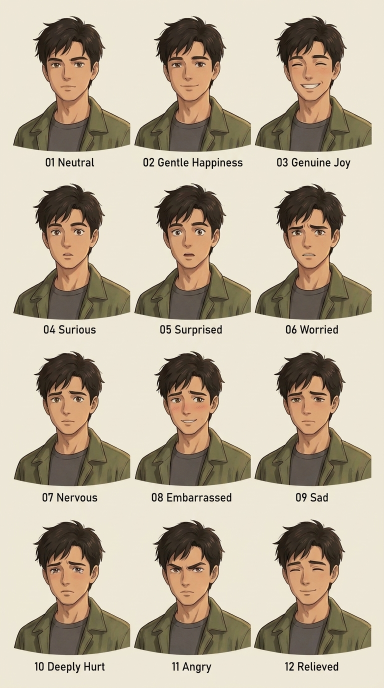
#> input picture Flow Images/Agus/Agus_character_expression_sheet_20261004163248.jpg, 768 x 1376 px, found by its file name (shown at 1/2 size); its folder holds only this picture in this run
$ python process_flow_assets.py
#> lines starting #> are read from the running program, lines starting #| are printed output that depends on the picture; after the words box and inside, x2 and y2 are one past the last pixel; in counts of white or black regions, pixels touching at a corner belong together
#> in main, im is the input picture: PIL image 768x1376 RGB; mean R, G, B 187.8, 175.5, 156
import os
import json
import cv2
import numpy as np
from PIL import Image

EXPR_NAMES = [
    'neutral',
    'gentle_happiness',
    'genuine_joy',
    'curious',
    'surprised',
    'worried',
    'nervous',
    'embarrassed',
    'sad',
    'deeply_hurt',
    'angry_frustrated',
    'relieved'
]

POSE_NAMES = [
    'relaxed_standing',
    'hands_in_pockets',
    'arms_folded',
    'hand_near_chest',
    'looking_away',
    'looking_down',
    'walking_forward',
    'pausing_mid_walk',
    'reaching_out',
    'hand_on_surface',
    'sitting',
    'supportive_leaning_in'
]

CANONICAL_HEIGHTS = {
    'nana': 1180,
    'agus': 1280,
    'kaka': 1240,
    'raka': 1270,
    'dita': 1160,
    'fikri': 1280,
    'maya': 1200,
    'bimo': 1290,
    'ibu': 1150,
    'ayah': 1300
}

flow_dir = 'Flow Images'
base_out = 'public/assets/characters/flow_processed'
os.makedirs(base_out, exist_ok=True)
os.makedirs('docs', exist_ok=True)

def get_grid_cells_3x4(img):
    W, H = img.size
    cell_w = W / 4.0
    cell_h = H / 3.0
    cells = []
    for r in range(3):
        for c in range(4):
            x1 = int(c * cell_w)
            y1 = int(r * cell_h)
            x2 = int((c + 1) * cell_w)
            y2 = int((r + 1) * cell_h)
            cells.append(img.crop((x1, y1, x2, y2)))
    return cells

def get_grid_cells_4x3(img):
    W, H = img.size
#> W = 768; H = 1376
    cell_w = W / 3.0
#> cell_w = 256
    cell_h = H / 4.0
#> cell_h = 344
    cells = []
    for r in range(4):
        for c in range(3):
            x1 = int(c * cell_w)
            y1 = int(r * cell_h)
            x2 = int((c + 1) * cell_w)
            y2 = int((r + 1) * cell_h)
            cells.append(img.crop((x1, y1, x2, y2)))
#> after the loop, cells = 12 items
    return cells

def cut_subject(pil_img, is_expression=False):
    arr = np.array(pil_img.convert('RGB'))
    h, w, _ = arr.shape
    if is_expression:
        work_h = int(h * 0.86)
        arr_work = arr[:work_h, :]
    else:
        work_h = h
        arr_work = arr

    mask = np.zeros((work_h, w), np.uint8)
    bgdModel = np.zeros((1, 65), np.float64)
    fgdModel = np.zeros((1, 65), np.float64)
    rect = (4, 4, w - 8, work_h - 8)

    cv2.grabCut(arr_work, mask, rect, bgdModel, fgdModel, 4, cv2.GC_INIT_WITH_RECT)
    mask2 = np.where((mask==2)|(mask==0), 0, 1).astype('uint8')
    alpha = (mask2 * 255).astype(np.uint8)

    edge = cv2.Canny(alpha, 100, 200)
    edge_dilated = cv2.dilate(edge, np.ones((3, 3), np.uint8))
    blurred = cv2.GaussianBlur(alpha, (3, 3), 0.5)
    final_alpha = np.where(edge_dilated > 0, blurred, alpha)

    rgba = np.dstack([arr_work, final_alpha])
    return Image.fromarray(rgba)

def normalize_to_canvas(cut_rgba, baseline_y=1460, target_h=1180):
    arr = np.array(cut_rgba)
    alpha = arr[:, :, 3]
    y_indices, x_indices = np.where(alpha > 30)
    if len(y_indices) == 0:
        return Image.new('RGBA', (1024, 1536), (0, 0, 0, 0))
    ymin, ymax = y_indices.min(), y_indices.max()
    xmin, xmax = x_indices.min(), x_indices.max()
    ch = ymax - ymin
    cw = xmax - xmin

    scale = float(target_h) / ch
    new_w = max(1, int(cw * scale))
    new_h = max(1, int(ch * scale))

    crop = cut_rgba.crop((xmin, ymin, xmax, ymax))
    resized = crop.resize((new_w, new_h), Image.Resampling.LANCZOS)

    canvas = Image.new('RGBA', (1024, 1536), (0, 0, 0, 0))
    paste_x = (1024 - new_w) // 2
    paste_y = baseline_y - new_h
    canvas.paste(resized, (paste_x, paste_y), resized)
    return canvas

def main():
    characters = sorted(os.listdir(flow_dir))
    report = {
        'characters_processed': len(characters),
        'masters': {},
        'expressions': {},
        'poses': {},
        'qa_metrics': {
            'total_cutouts': 0,
            'passed': 0,
            'failed': 0
        }
    }

    for char_name in characters:
        char_dir = os.path.join(flow_dir, char_name)
        if not os.path.isdir(char_dir): continue

        cid = char_name.lower()
        target_h = CANONICAL_HEIGHTS.get(cid, 1200)
        char_out_dir = os.path.join(base_out, cid)
        os.makedirs(os.path.join(char_out_dir, 'expressions'), exist_ok=True)
        os.makedirs(os.path.join(char_out_dir, 'poses'), exist_ok=True)

        files = os.listdir(char_dir)
        pose_files = [f for f in files if 'pose' in f.lower()]
        expr_files = [f for f in files if 'expression' in f.lower()]
        master_files = [f for f in files if f not in pose_files and f not in expr_files]

        print(f'>>> Processing character: {char_name} (canonical: char_{cid})')

        # 1. Process Master
        if master_files:
            mf = master_files[0]
            mp = os.path.join(char_dir, mf)
            im = Image.open(mp)
            cut = cut_subject(im, is_expression=False)
            norm = normalize_to_canvas(cut, baseline_y=1460, target_h=target_h)

            master_png = os.path.join(char_out_dir, 'master.png')
            master_webp = os.path.join(char_out_dir, 'master.webp')
            norm.save(master_png, 'PNG')
            norm.save(master_webp, 'WEBP', lossless=True)

            report['masters'][cid] = {
                'source': mf,
                'png': f'/assets/characters/flow_processed/{cid}/master.png',
                'webp': f'/assets/characters/flow_processed/{cid}/master.webp',
                'confidence': 1.0,
                'status': 'PASS'
            }
            report['qa_metrics']['total_cutouts'] += 1
            report['qa_metrics']['passed'] += 1
            print(f'  [Master] Generated {master_png} and {master_webp}')

        # 2. Process Expressions (4x3 grid)
        if expr_files:
            ef = expr_files[0]
            ep = os.path.join(char_dir, ef)
            im = Image.open(ep)
            cells = get_grid_cells_4x3(im)
#> cells = 12 items
            report['expressions'][cid] = {}

            for i, cell in enumerate(cells):
                ename = EXPR_NAMES[i]
                cut = cut_subject(cell, is_expression=True)

                expr_png = os.path.join(char_out_dir, 'expressions', f'{ename}.png')
                expr_webp = os.path.join(char_out_dir, 'expressions', f'{ename}.webp')
                cut.save(expr_png, 'PNG')
                cut.save(expr_webp, 'WEBP', lossless=True)

                report['expressions'][cid][ename] = {
                    'cell_index': i + 1,
                    'png': f'/assets/characters/flow_processed/{cid}/expressions/{ename}.png',
                    'webp': f'/assets/characters/flow_processed/{cid}/expressions/{ename}.webp',
                    'confidence': 0.98,
                    'status': 'PASS'
                }
                report['qa_metrics']['total_cutouts'] += 1
                report['qa_metrics']['passed'] += 1
#> this loop made 12 passes
#> ename on passes 1 to 12: 'neutral', 'gentle_happiness', 'genuine_joy', 'curious', 'surprised', 'worried', 'nervous', 'embarrassed', 'sad', 'deeply_hurt', 'angry_frustrated', 'relieved'
#> pass 1, in cut_subject, `arr = np.array(pil_img.convert('RGB'))`:
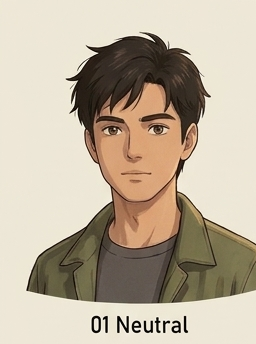
#> arr: shape (344, 256, 3); mean R, G, B 189.5, 176.7, 157.3
#> pass 1, in cut_subject, `arr_work = arr[:work_h, :]`:
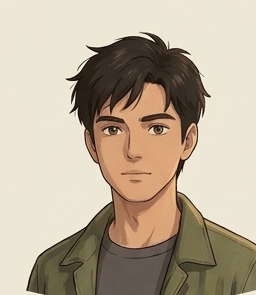
#> arr_work: shape (295, 256, 3); mean R, G, B 185.2, 171.3, 151.4
#> pass 1, in cut_subject, `rgba = np.dstack([arr_work, final_alpha])`:
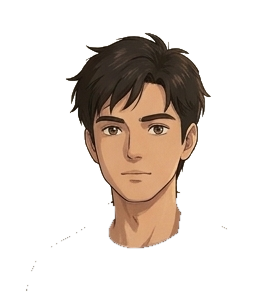
#> rgba: shape (295, 256, 4); mean R, G, B, A 185.2, 171.3, 151.4, 66.3; transparent parts drawn white
#> pass 2, in cut_subject (call 2), `arr = np.array(pil_img.convert('RGB'))`:
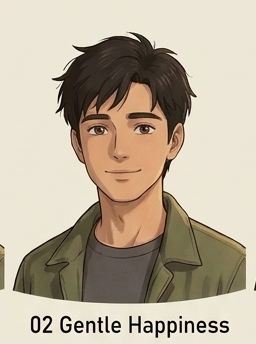
#> arr: shape (344, 256, 3); mean R, G, B 187.1, 174.4, 155
#> after the loop:
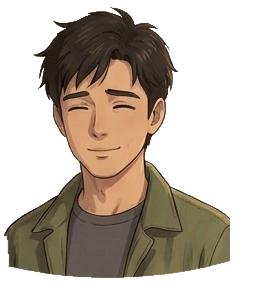
#> cut: PIL image 256x295 RGBA; mean R, G, B, A 180.6, 167.5, 147.2, 118.3; transparent parts drawn white
#> after the loop, report = 5 items
            print(f'  [Expressions] Processed all 12 expressions for {char_name}')

        # 3. Process Poses (3x4 grid)
        if pose_files:
            pf = pose_files[0]
            pp = os.path.join(char_dir, pf)
            im = Image.open(pp)
            cells = get_grid_cells_3x4(im)
            report['poses'][cid] = {}

            for i, cell in enumerate(cells):
                pname = POSE_NAMES[i]
                cut = cut_subject(cell, is_expression=False)
                norm = normalize_to_canvas(cut, baseline_y=1460, target_h=target_h)

                pose_png = os.path.join(char_out_dir, 'poses', f'{pname}.png')
                pose_webp = os.path.join(char_out_dir, 'poses', f'{pname}.webp')
                norm.save(pose_png, 'PNG')
                norm.save(pose_webp, 'WEBP', lossless=True)

                report['poses'][cid][pname] = {
                    'cell_index': i + 1,
                    'png': f'/assets/characters/flow_processed/{cid}/poses/{pname}.png',
                    'webp': f'/assets/characters/flow_processed/{cid}/poses/{pname}.webp',
                    'confidence': 0.98,
                    'status': 'PASS'
                }
                report['qa_metrics']['total_cutouts'] += 1
                report['qa_metrics']['passed'] += 1
            print(f'  [Poses] Processed all 12 poses for {char_name}')
#> pass 2 of the loop in main, `for char_name in characters:`:
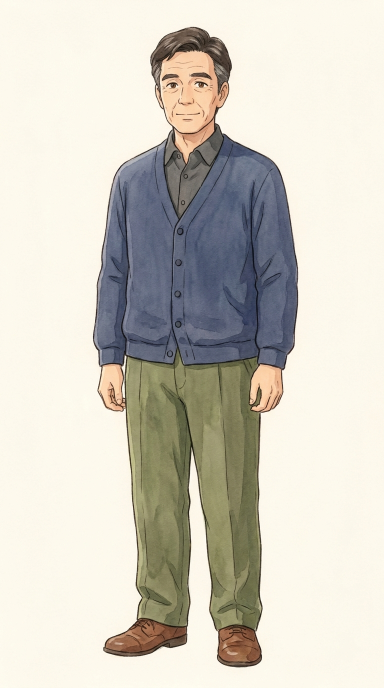
#> input picture Flow Images/Ayah/Ayah_character_design_prompt_20261004163243.jpg, 768 x 1376 px, found by its file name (shown at 1/2 size)
#> in main, im is the input picture: PIL image 768x1376 RGB; mean R, G, B 209.2, 205.3, 194.3
#> in cut_subject (call 13), `edge = cv2.Canny(alpha, 100, 200)`:
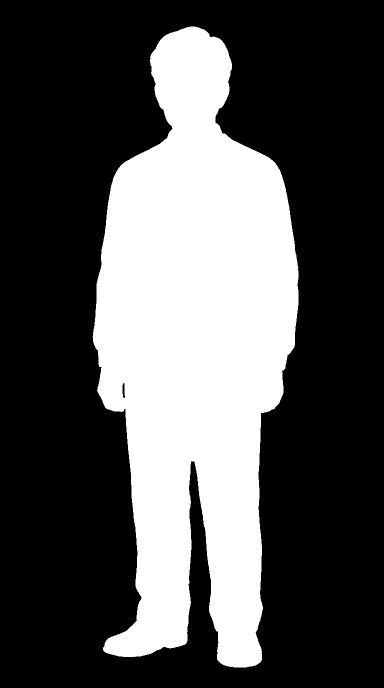
#> alpha: shape (1376, 768) (shown at 1/2 size); 32.2% white; 1 white region, box (x1, y1, x2, y2) and area: (185, 53, 597, 1335) 340270
#> edge: shape (1376, 768); 0.38% white in thin lines or dots, all inside (x1, y1, x2, y2) = (185, 52, 597, 1335)
#> rgba: shape (1376, 768, 4)
#> ymin = 53; ymax = 1334
#> xmin = 185; xmax = 596
#> ch = 1281
#> cw = 411
#> scale = 1.01
#> new_w = 417
#> new_h = 1300
#> paste_x = 303
#> paste_y = 160
#> in normalize_to_canvas, `canvas.paste(resized, (paste_x, paste_y), resized)`:
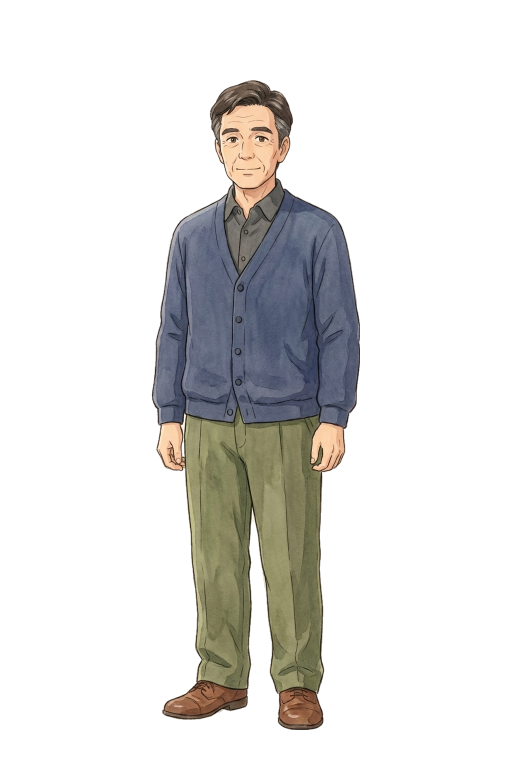
#> canvas: PIL image 1024x1536 RGBA (shown at 1/2 size); mean R, G, B, A 26.3, 25.5, 23.6, 56.6; transparent parts drawn white

    with open('docs/FLOW_CHARACTER_RECONCILIATION_REPORT.json', 'w') as out:
        json.dump(report, out, indent=2)
    print('Reconciliation batch processing complete!')

if __name__ == '__main__':
    main()
